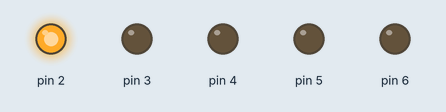
Simulated run of this sketch. Board: Arduino Uno, built with avr-gcc and run on an emulated ATmega328P. On the bench: output pins drawn as LEDs (lit = HIGH).

Above: at 0.02 s.
At 0.32 s:
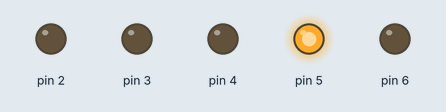
At 0.72 s:
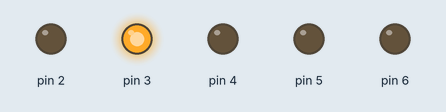
At 1.47 s:
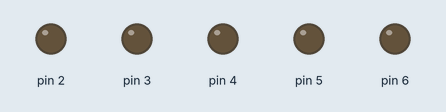
At 2.22 s:
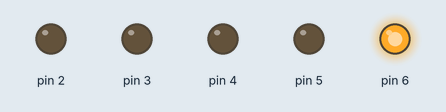
At 2.92 s:
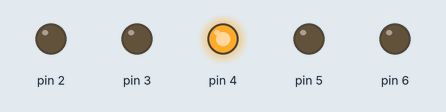
Timing chart, 0 to 3.2 s (numbered marks = the images above):
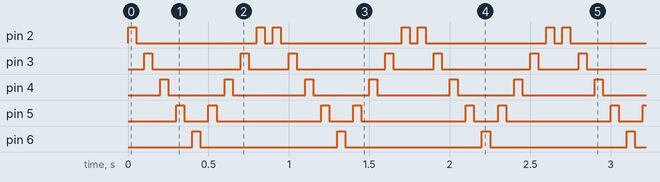

Measured:
- by itself, pin 2: repeats every 0.90 s: LOW 0.75 s, HIGH 0.05 s, LOW 0.05 s, HIGH 0.05 s
- by itself, pin 3: repeats every 0.90 s: LOW 0.55 s, HIGH 0.05 s, LOW 0.25 s, HIGH 0.05 s
- by itself, pin 4: repeats every 0.90 s: LOW 0.35 s, HIGH 0.05 s, LOW 0.45 s, HIGH 0.05 s
- by itself, pin 5: repeats every 0.90 s: LOW 0.15 s, HIGH 0.05 s, LOW 0.65 s, HIGH 0.05 s
- by itself, pin 6: alternates HIGH for 0.05 s and LOW for 0.85 s

The sketch:

projecttwo.ino
```cpp
int d = 50;

void setup() {
  // put your setup code here, to run once:
  pinMode(2, OUTPUT);
  pinMode(3, OUTPUT);
  pinMode(4, OUTPUT);
  pinMode(5, OUTPUT);
  pinMode(6, OUTPUT);
}

void loop() {
  // put your main code here, to run repeatedly:
  for (int a = 2; a < 7; a++)
  {
    digitalWrite(a, HIGH);
    delay(d);
    digitalWrite(a, LOW);
    delay(d);
  }

  for (int a = 5; a > 1; a--)
  {
    digitalWrite(a, HIGH);
    delay(d);
    digitalWrite(a, LOW);
    delay(d);
  }
}
```
